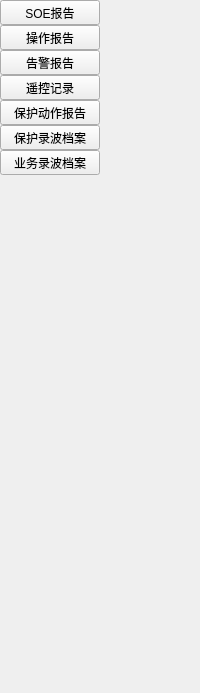
     <widget class="QWidget" name="pageReport">
      <layout class="QGridLayout" name="gridLayout_4">
       <property name="leftMargin">
        <number>0</number>
       </property>
       <property name="topMargin">
        <number>0</number>
       </property>
       <property name="rightMargin">
        <number>0</number>
       </property>
       <property name="bottomMargin">
        <number>0</number>
       </property>
       <property name="spacing">
        <number>0</number>
       </property>
       <item row="0" column="0">
        <widget class="QWidget" name="widgetLeftReport" native="true">
         <property name="maximumSize">
          <size>
           <width>125</width>
           <height>16777215</height>
          </size>
         </property>
         <layout class="QVBoxLayout" name="verticalLayout_6">
          <property name="spacing">
           <number>0</number>
          </property>
          <property name="leftMargin">
           <number>0</number>
          </property>
          <property name="topMargin">
           <number>0</number>
          </property>
          <property name="rightMargin">
           <number>0</number>
          </property>
          <property name="bottomMargin">
           <number>0</number>
          </property>
          <item>
           <widget class="QToolButton" name="tbtnReport1">
            <property name="sizePolicy">
             <sizepolicy hsizetype="Expanding" vsizetype="Fixed">
              <horstretch>0</horstretch>
              <verstretch>0</verstretch>
             </sizepolicy>
            </property>
            <property name="text">
             <string>SOE报告</string>
            </property>
           </widget>
          </item>
          <item>
           <widget class="QToolButton" name="tbtnReport2">
            <property name="sizePolicy">
             <sizepolicy hsizetype="Expanding" vsizetype="Fixed">
              <horstretch>0</horstretch>
              <verstretch>0</verstretch>
             </sizepolicy>
            </property>
            <property name="text">
             <string>操作报告</string>
            </property>
           </widget>
          </item>
          <item>
           <widget class="QToolButton" name="tbtnReport3">
            <property name="sizePolicy">
             <sizepolicy hsizetype="Expanding" vsizetype="Fixed">
              <horstretch>0</horstretch>
              <verstretch>0</verstretch>
             </sizepolicy>
            </property>
            <property name="text">
             <string>告警报告</string>
            </property>
           </widget>
          </item>
          <item>
           <widget class="QToolButton" name="tbtnReport4">
            <property name="sizePolicy">
             <sizepolicy hsizetype="Expanding" vsizetype="Fixed">
              <horstretch>0</horstretch>
              <verstretch>0</verstretch>
             </sizepolicy>
            </property>
            <property name="text">
             <string>遥控记录</string>
            </property>
           </widget>
          </item>
          <item>
           <widget class="QToolButton" name="tbtnReport5">
            <property name="sizePolicy">
             <sizepolicy hsizetype="Expanding" vsizetype="Fixed">
              <horstretch>0</horstretch>
              <verstretch>0</verstretch>
             </sizepolicy>
            </property>
            <property name="text">
             <string>保护动作报告</string>
            </property>
           </widget>
          </item>
          <item>
           <widget class="QToolButton" name="tbtnReport6">
            <property name="sizePolicy">
             <sizepolicy hsizetype="Expanding" vsizetype="Fixed">
              <horstretch>0</horstretch>
              <verstretch>0</verstretch>
             </sizepolicy>
            </property>
            <property name="text">
             <string>保护录波档案</string>
            </property>
           </widget>
          </item>
          <item>
           <widget class="QToolButton" name="tbtnReport7">
            <property name="sizePolicy">
             <sizepolicy hsizetype="Expanding" vsizetype="Fixed">
              <horstretch>0</horstretch>
              <verstretch>0</verstretch>
             </sizepolicy>
            </property>
            <property name="text">
             <string>业务录波档案</string>
            </property>
           </widget>
          </item>
          <item>
           <spacer name="verticalSpacer_5">
            <property name="orientation">
             <enum>Qt::Vertical</enum>
            </property>
            <property name="sizeHint" stdset="0">
             <size>
              <width>20</width>
              <height>518</height>
             </size>
            </property>
           </spacer>
          </item>
         </layout>
        </widget>
       </item>
       <item row="0" column="1">
        <widget class="QStackedWidget" name="stackedWidgetReport"/>
       </item>
      </layout>
     </widget>
